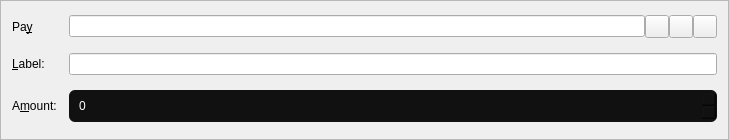
<?xml version="1.0" encoding="UTF-8"?>
<ui version="4.0">
 <class>SendCoinsEntry</class>
 <widget class="QFrame" name="SendCoinsEntry">
  <property name="geometry">
   <rect>
    <x>0</x>
    <y>0</y>
    <width>729</width>
    <height>140</height>
   </rect>
  </property>
  <property name="windowTitle">
   <string>Form</string>
  </property>
  <property name="frameShape">
   <enum>QFrame::StyledPanel</enum>
  </property>
  <property name="frameShadow">
   <enum>QFrame::Sunken</enum>
  </property>
  <layout class="QGridLayout" name="gridLayout">
   <property name="spacing">
    <number>12</number>
   </property>
   <item row="5" column="0">
    <widget class="QLabel" name="label">
     <property name="text">
      <string>A&amp;mount:</string>
     </property>
     <property name="alignment">
      <set>Qt::AlignLeading|Qt::AlignLeft|Qt::AlignVCenter</set>
     </property>
     <property name="openExternalLinks">
      <bool>true</bool>
     </property>
     <property name="buddy">
      <cstring>payAmount</cstring>
     </property>
    </widget>
   </item>
   <item row="3" column="0">
    <widget class="QLabel" name="label_2">
     <property name="text">
      <string>Pa&amp;y </string>
     </property>
     <property name="alignment">
      <set>Qt::AlignLeading|Qt::AlignLeft|Qt::AlignVCenter</set>
     </property>
     <property name="openExternalLinks">
      <bool>true</bool>
     </property>
     <property name="buddy">
      <cstring>payTo</cstring>
     </property>
    </widget>
   </item>
   <item row="5" column="1">
    <widget class="BitcoinAmountField" name="payAmount">
     <property name="styleSheet">
      <string notr="true">	border-radius: 6px;
	border-width: 0;
	padding: 8px;
	background-color: #111;
	color: white;</string>
     </property>
    </widget>
   </item>
   <item row="4" column="1">
    <layout class="QHBoxLayout" name="horizontalLayout_2">
     <property name="spacing">
      <number>0</number>
     </property>
     <item>
      <widget class="QValidatedLineEdit" name="addAsLabel">
       <property name="enabled">
        <bool>true</bool>
       </property>
       <property name="toolTip">
        <string>Enter a label for this address to add it to your address book</string>
       </property>
      </widget>
     </item>
    </layout>
   </item>
   <item row="4" column="0">
    <widget class="QLabel" name="label_4">
     <property name="text">
      <string>&amp;Label:</string>
     </property>
     <property name="alignment">
      <set>Qt::AlignLeading|Qt::AlignLeft|Qt::AlignVCenter</set>
     </property>
     <property name="openExternalLinks">
      <bool>true</bool>
     </property>
     <property name="buddy">
      <cstring>addAsLabel</cstring>
     </property>
    </widget>
   </item>
   <item row="3" column="1">
    <layout class="QHBoxLayout" name="payToLayout">
     <property name="spacing">
      <number>0</number>
     </property>
     <item>
      <widget class="QValidatedLineEdit" name="payTo">
       <property name="toolTip">
        <string>The address to send the payment to  (e.g. GC8Lqitqh2uocq4srya3wZM6xMN9NAiKFr)</string>
       </property>
       <property name="maxLength">
        <number>34</number>
       </property>
      </widget>
     </item>
     <item>
      <widget class="QToolButton" name="addressBookButton">
       <property name="toolTip">
        <string>Choose address from address book</string>
       </property>
       <property name="text">
        <string/>
       </property>
       <property name="icon">
        <iconset resource="../bitcoin.qrc">
         <normaloff>:/icons/address-book</normaloff>:/icons/address-book</iconset>
       </property>
       <property name="shortcut">
        <string>Alt+A</string>
       </property>
      </widget>
     </item>
     <item>
      <widget class="QToolButton" name="pasteButton">
       <property name="toolTip">
        <string>Paste address from clipboard</string>
       </property>
       <property name="text">
        <string/>
       </property>
       <property name="icon">
        <iconset resource="../bitcoin.qrc">
         <normaloff>:/icons/editpaste</normaloff>:/icons/editpaste</iconset>
       </property>
       <property name="shortcut">
        <string>Alt+P</string>
       </property>
      </widget>
     </item>
     <item>
      <widget class="QToolButton" name="deleteButton">
       <property name="toolTip">
        <string>Remove this recipient</string>
       </property>
       <property name="text">
        <string/>
       </property>
       <property name="icon">
        <iconset resource="../bitcoin.qrc">
         <normaloff>:/icons/remove</normaloff>:/icons/remove</iconset>
       </property>
      </widget>
     </item>
    </layout>
   </item>
  </layout>
 </widget>
 <customwidgets>
  <customwidget>
   <class>BitcoinAmountField</class>
   <extends>QSpinBox</extends>
   <header>bitcoinamountfield.h</header>
   <container>1</container>
  </customwidget>
  <customwidget>
   <class>QValidatedLineEdit</class>
   <extends>QLineEdit</extends>
   <header>qvalidatedlineedit.h</header>
  </customwidget>
 </customwidgets>
 <resources>
  <include location="../bitcoin.qrc"/>
 </resources>
 <connections/>
</ui>
